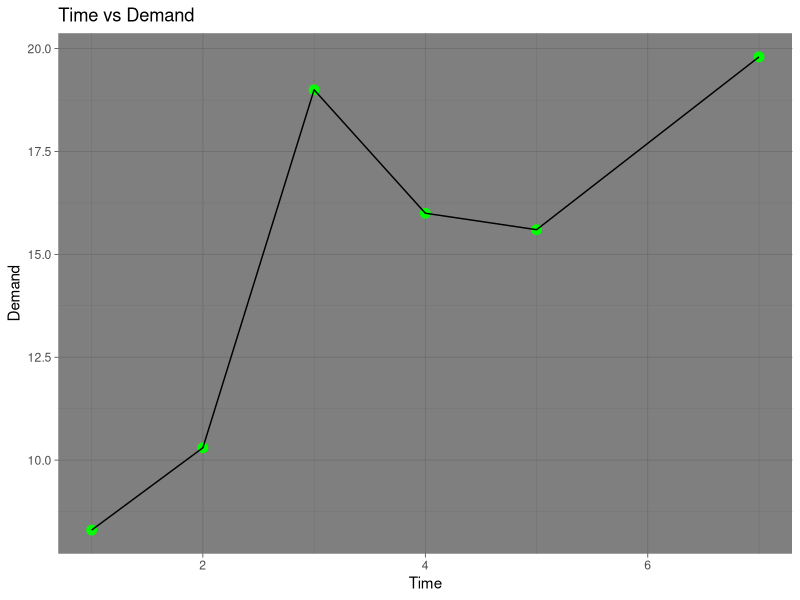
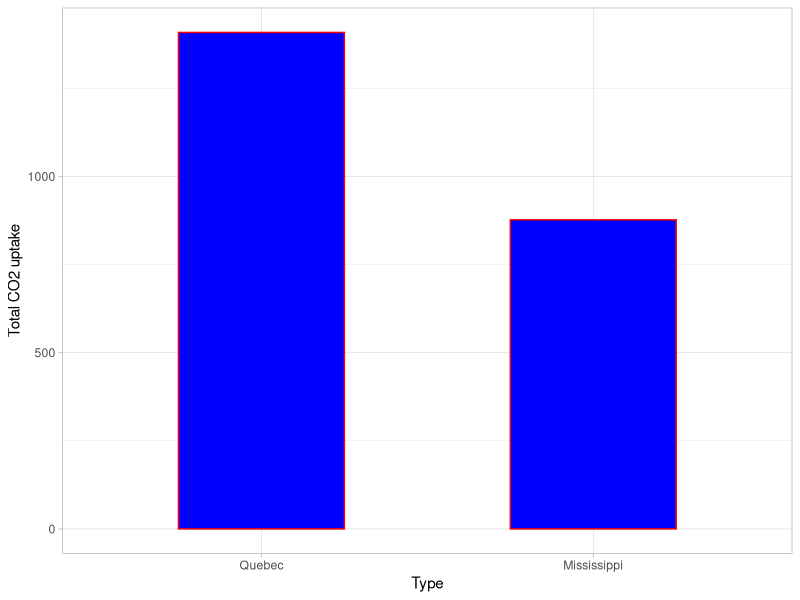
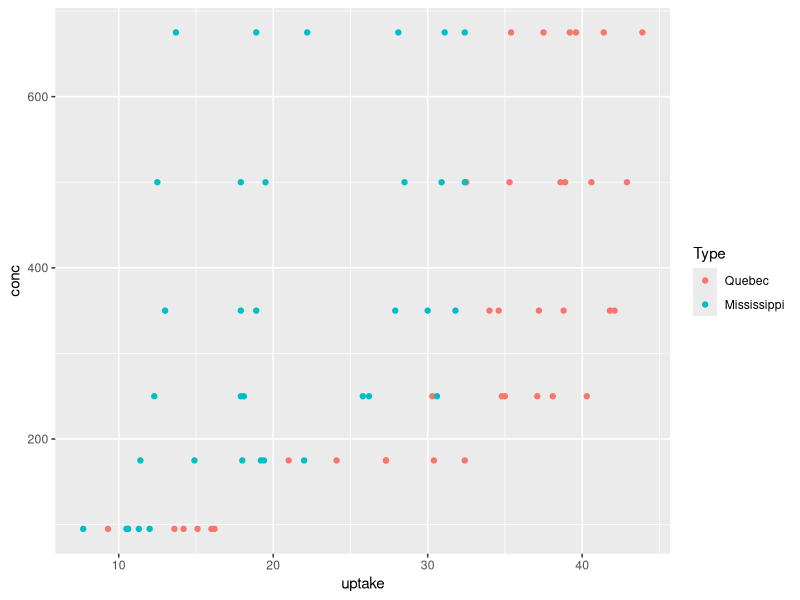
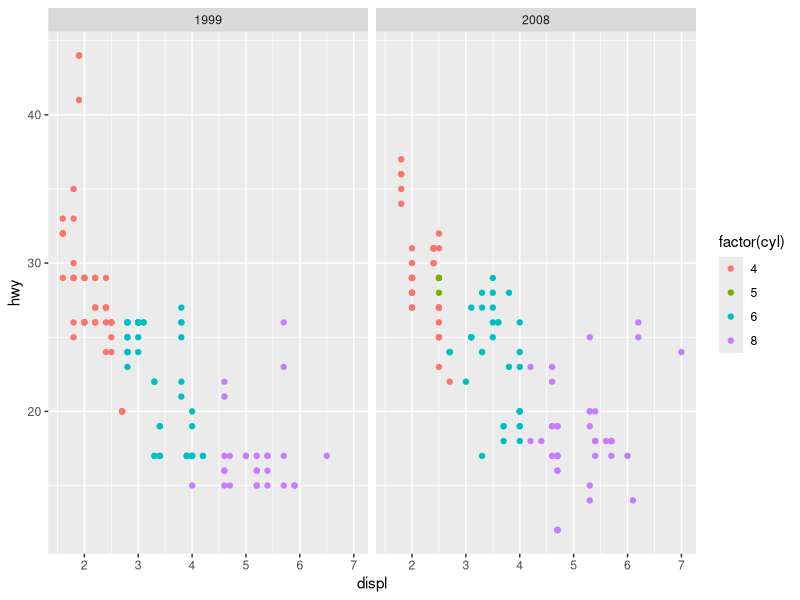

Source code (R) for these figures, in order:
library(ggplot2)
library(dplyr)

#BOD Plotting

ggplot(BOD, aes(Time,demand)) + 
     geom_point(size=3,colour='green') + 
     geom_line(colour='black') +
     ylab('Demand') +
     ggtitle('Time vs Demand') +
     theme_dark()
                                   
#CO2 Plotting

result <- CO2 %>% group_by(Type) %>% summarise('Total' = sum(uptake))
result

result <- data.frame(result)
result

ggplot(result, aes(Type, Total)) + geom_col(width = 0.5, colour='red',fill='blue') +
  ylab('Total CO2 uptake') + theme_light()

#Introducing filter
CO2 %>% filter(conc<750) %>%
    ggplot(aes(uptake,conc)) + geom_point(aes(colour = Type)) 

#mpg plotting

mpg %>% ggplot(aes(displ,hwy)) + geom_point(aes(colour = factor(cyl))) + facet_wrap(~year) 

#It can be implied that the lower the engine power the lower the fuel consumption.
